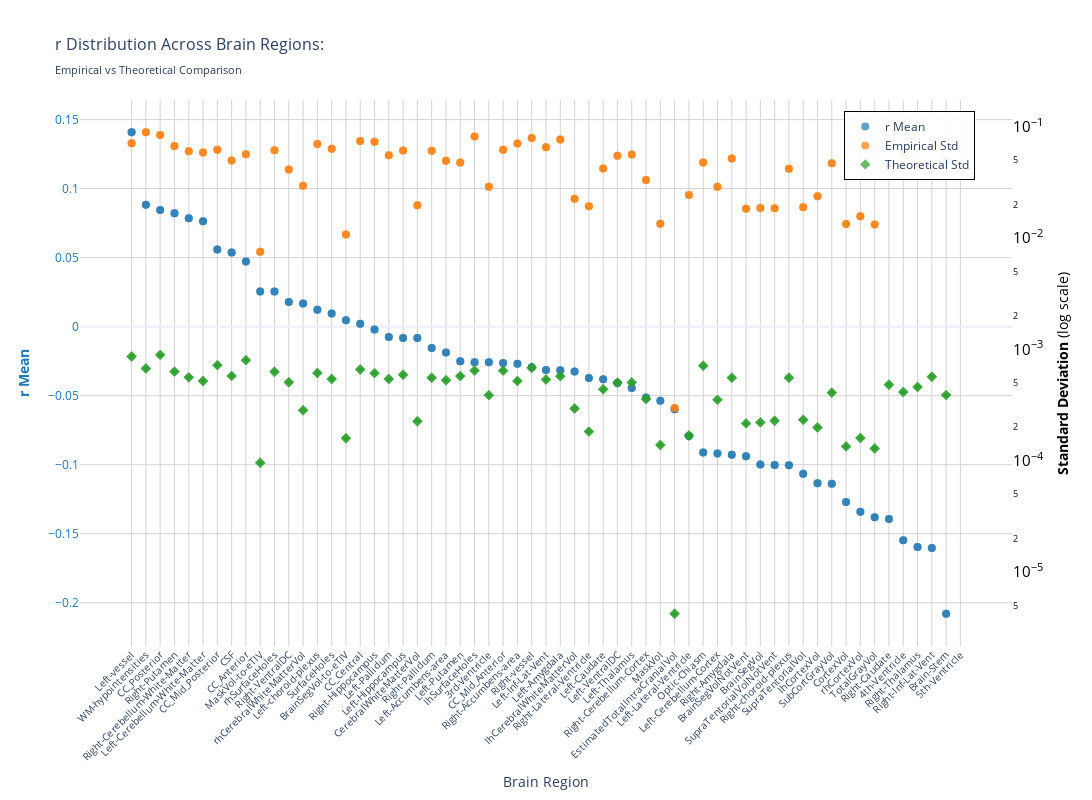
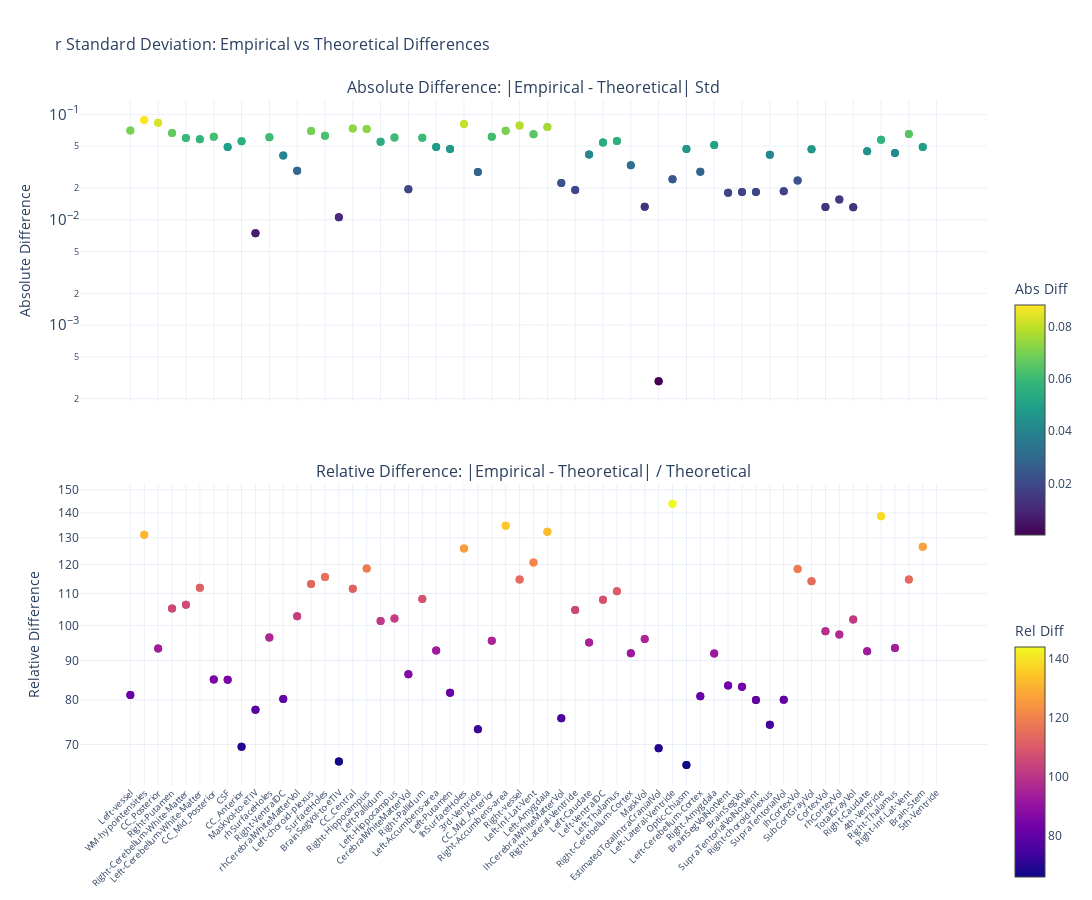

The notebook cell these images were saved under, in order:
### Markdown cell above
### F-statistic

### Code cell
nu_nav = df_navr[(df_navr["study"] == "longitudinal") & (df_navr["group"] == "HC-PD")]
data_path = stats_dir / f"partial_correlation_longitudinal_{METRIC}.parquet"
df, stats = get_test_stats(
    data_path, stat_functions_F, nu_nav, hemisphere=False, study="longitudinal"
)
show_figure(stats, hemisphere=False, stat_name="r", study="longitudinal", metric=METRIC)

### Figure 1 — Plotly figure (JSON) as saved in the notebook; plotly's stock layout.template omitted (floating-point values rounded to 4 significant figures)
{"data": [{"hovertemplate": "<b>%{x}</b><br>Mean r: %{y:.2f}<br><extra></extra>", "marker": {"color": "#1f77b4", "opacity": 0.7, "size": 8}, "mode": "markers", "name": "r Mean", "type": "scatter", "x": ["Left-vessel", "Left-vessel", "WM-hypointensities", "WM-hypointensities", "CC_Posterior", "CC_Posterior", "Right-Putamen", "Right-Putamen", "Right-Cerebellum-White-Matter", "Right-Cerebellum-White-Matter", "Left-Cerebellum-White-Matter", "Left-Cerebellum-White-Matter", "CC_Mid_Posterior", "CC_Mid_Posterior", "CSF", "CSF", "CC_Anterior", "CC_Anterior", "MaskVol-to-eTIV", "MaskVol-to-eTIV", "rhSurfaceHoles", "rhSurfaceHoles", "Right-VentralDC", "Right-VentralDC", "rhCerebralWhiteMatterVol", "rhCerebralWhiteMatterVol", "Left-choroid-plexus", "Left-choroid-plexus", "SurfaceHoles", "SurfaceHoles", "BrainSegVol-to-eTIV", "BrainSegVol-to-eTIV", "CC_Central", "CC_Central", "Right-Hippocampus", "Right-Hippocampus", "Left-Pallidum", "Left-Pallidum", "Left-Hippocampus", "Left-Hippocampus", "CerebralWhiteMatterVol", "CerebralWhiteMatterVol", "Right-Pallidum", "Right-Pallidum", "Left-Accumbens-area", "Left-Accumbens-area", "Left-Putamen", "Left-Putamen", "lhSurfaceHoles", "lhSurfaceHoles", "3rd-Ventricle", "3rd-Ventricle", "CC_Mid_Anterior", "CC_Mid_Anterior", "Right-Accumbens-area", "Right-Accumbens-area", "Right-vessel", "Right-vessel", "Left-Inf-Lat-Vent", "Left-Inf-Lat-Vent", "Left-Amygdala", "Left-Amygdala", "lhCerebralWhiteMatterVol", "lhCerebralWhiteMatterVol", "Right-Lateral-Ventricle", "Right-Lateral-Ventricle", "Left-Caudate", "Left-Caudate", "Left-VentralDC", "Left-VentralDC", "Left-Thalamus", "Left-Thalamus", "Right-Cerebellum-Cortex", "Right-Cerebellum-Cortex", "MaskVol", "MaskVol", "EstimatedTotalIntraCranialVol", "EstimatedTotalIntraCranialVol", "Left-Lateral-Ventricle", "Left-Lateral-Ventricle", "Optic-Chiasm", "Optic-Chiasm", "Left-Cerebellum-Cortex", "Left-Cerebellum-Cortex", "Right-Amygdala", "Right-Amygdala", "BrainSegVolNotVent", "BrainSegVolNotVent", "BrainSegVol", "BrainSegVol", "SupraTentorialVolNotVent", "SupraTentorialVolNotVent", "Right-choroid-plexus", "Right-choroid-plexus", "SupraTentorialVol", "SupraTentorialVol", "lhCortexVol", "lhCortexVol", "SubCortGrayVol", "SubCortGrayVol", "CortexVol", "CortexVol", "rhCortexVol", "rhCortexVol", "TotalGrayVol", "TotalGrayVol", "Right-Caudate", "Right-Caudate", "4th-Ventricle", "4th-Ventricle", "Right-Thalamus", "Right-Thalamus", "Right-Inf-Lat-Vent", "Right-Inf-Lat-Vent", "Brain-Stem", "Brain-Stem", "5th-Ventricle", "5th-Ventricle"], "y": [0.1408, 0.1408, 0.08839, 0.08839, 0.08453, 0.08453, 0.0821, 0.0821, 0.07853, 0.07853, 0.07642, 0.07642, 0.05581, 0.05581, 0.05371, 0.05371, 0.04711, 0.04711, 0.02548, 0.02548, 0.02539, 0.02539, 0.01778, 0.01778, 0.01677, 0.01677, 0.01232, 0.01232, 0.009533, 0.009533, 0.004698, 0.004698, 0.002019, 0.002019, -0.002007, -0.002007, -0.007509, -0.007509, -0.008214, -0.008214, -0.008261, -0.008261, -0.01539, -0.01539, -0.01877, -0.01877, -0.02511, -0.02511, -0.02574, -0.02574, -0.02587, -0.02587, -0.02638, -0.02638, -0.0268, -0.0268, -0.02935, -0.02935, -0.03138, -0.03138, -0.03157, -0.03157, -0.03253, -0.03253, -0.03723, -0.03723, -0.03802, -0.03802, -0.04076, -0.04076, -0.0444, -0.0444, -0.05137, -0.05137, -0.05375, -0.05375, -0.05989, -0.05989, -0.07915, -0.07915, -0.09117, -0.09117, -0.09193, -0.09193, -0.09276, -0.09276, -0.09396, -0.09396, -0.09984, -0.09984, -0.1001, -0.1001, -0.1004, -0.1004, -0.1065, -0.1065, -0.1135, -0.1135, -0.1139, -0.1139, -0.127, -0.127, -0.1342, -0.1342, -0.138, -0.138, -0.1393, -0.1393, -0.1548, -0.1548, -0.1596, -0.1596, -0.1604, -0.1604, -0.2079, -0.2079, NaN, NaN], "yaxis": "y"}, {"hovertemplate": "<b>%{x}</b><br>Empirical Std: %{y:.3f}<br><extra></extra>", "marker": {"color": "#ff7f0e", "opacity": 0.7, "size": 8, "symbol": "circle"}, "mode": "markers", "name": "Empirical Std", "type": "scatter", "x": ["Left-vessel", "Left-vessel", "WM-hypointensities", "WM-hypointensities", "CC_Posterior", "CC_Posterior", "Right-Putamen", "Right-Putamen", "Right-Cerebellum-White-Matter", "Right-Cerebellum-White-Matter", "Left-Cerebellum-White-Matter", "Left-Cerebellum-White-Matter", "CC_Mid_Posterior", "CC_Mid_Posterior", "CSF", "CSF", "CC_Anterior", "CC_Anterior", "MaskVol-to-eTIV", "MaskVol-to-eTIV", "rhSurfaceHoles", "rhSurfaceHoles", "Right-VentralDC", "Right-VentralDC", "rhCerebralWhiteMatterVol", "rhCerebralWhiteMatterVol", "Left-choroid-plexus", "Left-choroid-plexus", "SurfaceHoles", "SurfaceHoles", "BrainSegVol-to-eTIV", "BrainSegVol-to-eTIV", "CC_Central", "CC_Central", "Right-Hippocampus", "Right-Hippocampus", "Left-Pallidum", "Left-Pallidum", "Left-Hippocampus", "Left-Hippocampus", "CerebralWhiteMatterVol", "CerebralWhiteMatterVol", "Right-Pallidum", "Right-Pallidum", "Left-Accumbens-area", "Left-Accumbens-area", "Left-Putamen", "Left-Putamen", "lhSurfaceHoles", "lhSurfaceHoles", "3rd-Ventricle", "3rd-Ventricle", "CC_Mid_Anterior", "CC_Mid_Anterior", "Right-Accumbens-area", "Right-Accumbens-area", "Right-vessel", "Right-vessel", "Left-Inf-Lat-Vent", "Left-Inf-Lat-Vent", "Left-Amygdala", "Left-Amygdala", "lhCerebralWhiteMatterVol", "lhCerebralWhiteMatterVol", "Right-Lateral-Ventricle", "Right-Lateral-Ventricle", "Left-Caudate", "Left-Caudate", "Left-VentralDC", "Left-VentralDC", "Left-Thalamus", "Left-Thalamus", "Right-Cerebellum-Cortex", "Right-Cerebellum-Cortex", "MaskVol", "MaskVol", "EstimatedTotalIntraCranialVol", "EstimatedTotalIntraCranialVol", "Left-Lateral-Ventricle", "Left-Lateral-Ventricle", "Optic-Chiasm", "Optic-Chiasm", "Left-Cerebellum-Cortex", "Left-Cerebellum-Cortex", "Right-Amygdala", "Right-Amygdala", "BrainSegVolNotVent", "BrainSegVolNotVent", "BrainSegVol", "BrainSegVol", "SupraTentorialVolNotVent", "SupraTentorialVolNotVent", "Right-choroid-plexus", "Right-choroid-plexus", "SupraTentorialVol", "SupraTentorialVol", "lhCortexVol", "lhCortexVol", "SubCortGrayVol", "SubCortGrayVol", "CortexVol", "CortexVol", "rhCortexVol", "rhCortexVol", "TotalGrayVol", "TotalGrayVol", "Right-Caudate", "Right-Caudate", "4th-Ventricle", "4th-Ventricle", "Right-Thalamus", "Right-Thalamus", "Right-Inf-Lat-Vent", "Right-Inf-Lat-Vent", "Brain-Stem", "Brain-Stem", "5th-Ventricle", "5th-Ventricle"], "y": [0.071, 0.071, 0.08899, 0.08899, 0.08418, 0.08418, 0.06709, 0.06709, 0.06016, 0.06016, 0.05875, 0.05875, 0.06208, 0.06208, 0.04966, 0.04966, 0.05646, 0.05646, 0.007534, 0.007534, 0.06133, 0.06133, 0.0412, 0.0412, 0.02944, 0.02944, 0.07004, 0.07004, 0.06326, 0.06326, 0.01075, 0.01075, 0.07419, 0.07419, 0.07312, 0.07312, 0.05539, 0.05539, 0.06105, 0.06105, 0.01973, 0.01973, 0.0607, 0.0607, 0.04949, 0.04949, 0.04761, 0.04761, 0.08176, 0.08176, 0.02882, 0.02882, 0.06212, 0.06212, 0.07056, 0.07056, 0.07913, 0.07913, 0.06527, 0.06527, 0.07661, 0.07661, 0.02258, 0.02258, 0.0193, 0.0193, 0.04206, 0.04206, 0.05473, 0.05473, 0.05628, 0.05628, 0.03324, 0.03324, 0.01344, 0.01344, 0.000297, 0.000297, 0.0244, 0.0244, 0.04757, 0.04757, 0.02882, 0.02882, 0.05164, 0.05164, 0.01829, 0.01829, 0.01859, 0.01859, 0.01852, 0.01852, 0.04185, 0.04185, 0.01891, 0.01891, 0.02375, 0.02375, 0.04704, 0.04704, 0.01334, 0.01334, 0.01572, 0.01572, 0.01323, 0.01323, 0.04505, 0.04505, 0.05776, 0.05776, 0.04337, 0.04337, 0.06563, 0.06563, 0.04952, 0.04952, NaN, NaN], "yaxis": "y2"}, {"error_y": {"array": [1.716e-05, 1.716e-05, 1.338e-05, 1.338e-05, 1.773e-05, 1.773e-05, 1.255e-05, 1.255e-05, 1.114e-05, 1.114e-05, 1.034e-05, 1.034e-05, 1.433e-05, 1.433e-05, 1.147e-05, 1.147e-05, 1.59e-05, 1.59e-05, 1.904e-06, 1.904e-06, 1.251e-05, 1.251e-05, 1.008e-05, 1.008e-05, 5.636e-06, 5.636e-06, 1.219e-05, 1.219e-05, 1.078e-05, 1.078e-05, 3.163e-06, 3.163e-06, 1.31e-05, 1.31e-05, 1.216e-05, 1.216e-05, 1.076e-05, 1.076e-05, 1.177e-05, 1.177e-05, 4.488e-06, 4.488e-06, 1.104e-05, 1.104e-05, 1.049e-05, 1.049e-05, 1.143e-05, 1.143e-05, 1.28e-05, 1.28e-05, 7.712e-06, 7.712e-06, 1.279e-05, 1.279e-05, 1.033e-05, 1.033e-05, 1.359e-05, 1.359e-05, 1.066e-05, 1.066e-05, 1.141e-05, 1.141e-05, 5.846e-06, 5.846e-06, 3.628e-06, 3.628e-06, 8.71e-06, 8.71e-06, 9.978e-06, 9.978e-06, 1.001e-05, 1.001e-05, 7.101e-06, 7.101e-06, 2.753e-06, 2.753e-06, 8.401e-08, 8.401e-08, 3.345e-06, 3.345e-06, 1.414e-05, 1.414e-05, 6.995e-06, 6.995e-06, 1.105e-05, 1.105e-05, 4.301e-06, 4.301e-06, 4.387e-06, 4.387e-06, 4.546e-06, 4.546e-06, 1.105e-05, 1.105e-05, 4.637e-06, 4.637e-06, 3.955e-06, 3.955e-06, 8.118e-06, 8.118e-06, 2.673e-06, 2.673e-06, 3.177e-06, 3.177e-06, 2.559e-06, 2.559e-06, 9.569e-06, 9.569e-06, 8.218e-06, 8.218e-06, 9.121e-06, 9.121e-06, 1.127e-05, 1.127e-05, 7.719e-06, 7.719e-06, NaN, NaN], "arrayminus": [1.682e-05, 1.682e-05, 1.312e-05, 1.312e-05, 1.738e-05, 1.738e-05, 1.23e-05, 1.23e-05, 1.092e-05, 1.092e-05, 1.013e-05, 1.013e-05, 1.405e-05, 1.405e-05, 1.125e-05, 1.125e-05, 1.559e-05, 1.559e-05, 1.866e-06, 1.866e-06, 1.226e-05, 1.226e-05, 9.879e-06, 9.879e-06, 5.525e-06, 5.525e-06, 1.195e-05, 1.195e-05, 1.057e-05, 1.057e-05, 3.1e-06, 3.1e-06, 1.284e-05, 1.284e-05, 1.191e-05, 1.191e-05, 1.054e-05, 1.054e-05, 1.154e-05, 1.154e-05, 4.399e-06, 4.399e-06, 1.083e-05, 1.083e-05, 1.028e-05, 1.028e-05, 1.121e-05, 1.121e-05, 1.255e-05, 1.255e-05, 7.559e-06, 7.559e-06, 1.254e-05, 1.254e-05, 1.013e-05, 1.013e-05, 1.332e-05, 1.332e-05, 1.045e-05, 1.045e-05, 1.119e-05, 1.119e-05, 5.73e-06, 5.73e-06, 3.556e-06, 3.556e-06, 8.537e-06, 8.537e-06, 9.78e-06, 9.78e-06, 9.81e-06, 9.81e-06, 6.96e-06, 6.96e-06, 2.699e-06, 2.699e-06, 8.235e-08, 8.235e-08, 3.278e-06, 3.278e-06, 1.386e-05, 1.386e-05, 6.857e-06, 6.857e-06, 1.083e-05, 1.083e-05, 4.215e-06, 4.215e-06, 4.3e-06, 4.3e-06, 4.455e-06, 4.455e-06, 1.083e-05, 1.083e-05, 4.545e-06, 4.545e-06, 3.876e-06, 3.876e-06, 7.957e-06, 7.957e-06, 2.62e-06, 2.62e-06, 3.114e-06, 3.114e-06, 2.508e-06, 2.508e-06, 9.379e-06, 9.379e-06, 8.055e-06, 8.055e-06, 8.94e-06, 8.94e-06, 1.105e-05, 1.105e-05, 7.566e-06, 7.566e-06, NaN, NaN], "color": "#2ca02c", "thickness": 1, "type": "data", "visible": true, "width": 2}, "hovertemplate": "<b>%{x}</b><br>Theoretical Std: %{y:.3f}<br><extra></extra>", "marker": {"color": "#2ca02c", "opacity": 0.7, "size": 8, "symbol": "diamond"}, "mode": "markers", "name": "Theoretical Std", "type": "scatter", "x": ["Left-vessel", "Left-vessel", "WM-hypointensities", "WM-hypointensities", "CC_Posterior", "CC_Posterior", "Right-Putamen", "Right-Putamen", "Right-Cerebellum-White-Matter", "Right-Cerebellum-White-Matter", "Left-Cerebellum-White-Matter", "Left-Cerebellum-White-Matter", "CC_Mid_Posterior", "CC_Mid_Posterior", "CSF", "CSF", "CC_Anterior", "CC_Anterior", "MaskVol-to-eTIV", "MaskVol-to-eTIV", "rhSurfaceHoles", "rhSurfaceHoles", "Right-VentralDC", "Right-VentralDC", "rhCerebralWhiteMatterVol", "rhCerebralWhiteMatterVol", "Left-choroid-plexus", "Left-choroid-plexus", "SurfaceHoles", "SurfaceHoles", "BrainSegVol-to-eTIV", "BrainSegVol-to-eTIV", "CC_Central", "CC_Central", "Right-Hippocampus", "Right-Hippocampus", "Left-Pallidum", "Left-Pallidum", "Left-Hippocampus", "Left-Hippocampus", "CerebralWhiteMatterVol", "CerebralWhiteMatterVol", "Right-Pallidum", "Right-Pallidum", "Left-Accumbens-area", "Left-Accumbens-area", "Left-Putamen", "Left-Putamen", "lhSurfaceHoles", "lhSurfaceHoles", "3rd-Ventricle", "3rd-Ventricle", "CC_Mid_Anterior", "CC_Mid_Anterior", "Right-Accumbens-area", "Right-Accumbens-area", "Right-vessel", "Right-vessel", "Left-Inf-Lat-Vent", "Left-Inf-Lat-Vent", "Left-Amygdala", "Left-Amygdala", "lhCerebralWhiteMatterVol", "lhCerebralWhiteMatterVol", "Right-Lateral-Ventricle", "Right-Lateral-Ventricle", "Left-Caudate", "Left-Caudate", "Left-VentralDC", "Left-VentralDC", "Left-Thalamus", "Left-Thalamus", "Right-Cerebellum-Cortex", "Right-Cerebellum-Cortex", "MaskVol", "MaskVol", "EstimatedTotalIntraCranialVol", "EstimatedTotalIntraCranialVol", "Left-Lateral-Ventricle", "Left-Lateral-Ventricle", "Optic-Chiasm", "Optic-Chiasm", "Left-Cerebellum-Cortex", "Left-Cerebellum-Cortex", "Right-Amygdala", "Right-Amygdala", "BrainSegVolNotVent", "BrainSegVolNotVent", "BrainSegVol", "BrainSegVol", "SupraTentorialVolNotVent", "SupraTentorialVolNotVent", "Right-choroid-plexus", "Right-choroid-plexus", "SupraTentorialVol", "SupraTentorialVol", "lhCortexVol", "lhCortexVol", "SubCortGrayVol", "SubCortGrayVol", "CortexVol", "CortexVol", "rhCortexVol", "rhCortexVol", "TotalGrayVol", "TotalGrayVol", "Right-Caudate", "Right-Caudate", "4th-Ventricle", "4th-Ventricle", "Right-Thalamus", "Right-Thalamus", "Right-Inf-Lat-Vent", "Right-Inf-Lat-Vent", "Brain-Stem", "Brain-Stem", "5th-Ventricle", "5th-Ventricle"], "y": [0.0008638, 0.0008638, 0.0006736, 0.0006736, 0.0008924, 0.0008924, 0.0006317, 0.0006317, 0.0005606, 0.0005606, 0.0005202, 0.0005202, 0.0007213, 0.0007213, 0.0005775, 0.0005775, 0.0008004, 0.0008004, 9.581e-05, 9.581e-05, 0.0006296, 0.0006296, 0.0005072, 0.0005072, 0.0002837, 0.0002837, 0.0006136, 0.0006136, 0.0005426, 0.0005426, 0.0001592, 0.0001592, 0.0006591, 0.0006591, 0.0006118, 0.0006118, 0.0005414, 0.0005414, 0.0005924, 0.0005924, 0.0002259, 0.0002259, 0.0005559, 0.0005559, 0.0005281, 0.0005281, 0.0005755, 0.0005755, 0.0006444, 0.0006444, 0.0003882, 0.0003882, 0.0006439, 0.0006439, 0.00052, 0.00052, 0.0006839, 0.0006839, 0.0005363, 0.0005363, 0.0005744, 0.0005744, 0.0002942, 0.0002942, 0.0001826, 0.0001826, 0.0004384, 0.0004384, 0.0005022, 0.0005022, 0.0005037, 0.0005037, 0.0003574, 0.0003574, 0.0001386, 0.0001386, 4.228e-06, 4.228e-06, 0.0001683, 0.0001683, 0.0007117, 0.0007117, 0.0003521, 0.0003521, 0.000556, 0.000556, 0.0002164, 0.0002164, 0.0002208, 0.0002208, 0.0002288, 0.0002288, 0.0005559, 0.0005559, 0.0002334, 0.0002334, 0.000199, 0.000199, 0.0004086, 0.0004086, 0.0001345, 0.0001345, 0.0001599, 0.0001599, 0.0001288, 0.0001288, 0.0004816, 0.0004816, 0.0004136, 0.0004136, 0.0004591, 0.0004591, 0.0005672, 0.0005672, 0.0003885, 0.0003885, NaN, NaN], "yaxis": "y2"}], "layout": {"height": 800, "hovermode": "x", "legend": {"bgcolor": "rgba(255, 255, 255, 0.9)", "bordercolor": "black", "borderwidth": 1, "font": {"size": 12}, "orientation": "v", "x": 0.82, "y": 0.98}, "title": {"font": {"size": 16}, "text": "r Distribution Across Brain Regions:<br><sub>Empirical vs Theoretical Comparison</sub>"}, "width": 1400, "xaxis": {"gridcolor": "lightgray", "showgrid": true, "tickangle": -45, "tickfont": {"size": 10}, "title": {"text": "Brain Region"}}, "yaxis": {"gridcolor": "lightgray", "showgrid": true, "side": "left", "tickfont": {"color": "#1f77b4"}, "title": {"font": {"color": "#1f77b4"}, "text": "<b>r Mean</b>"}}, "yaxis2": {"exponentformat": "power", "overlaying": "y", "showgrid": false, "side": "right", "tickfont": {"color": "black"}, "title": {"font": {"color": "black"}, "text": "<b>Standard Deviation</b> (log scale)"}, "type": "log"}}}

### Figure 2 — Plotly figure (JSON) as saved in the notebook; plotly's stock layout.template omitted (floating-point values rounded to 4 significant figures)
{"data": [{"hovertemplate": "<b>%{x}</b><br>Abs Diff: %{y:.4f}<br><extra></extra>", "marker": {"color": [0.07013, 0.07013, 0.08832, 0.08832, 0.08329, 0.08329, 0.06645, 0.06645, 0.0596, 0.0596, 0.05823, 0.05823, 0.06136, 0.06136, 0.04908, 0.04908, 0.05566, 0.05566, 0.007438, 0.007438, 0.0607, 0.0607, 0.04069, 0.04069, 0.02915, 0.02915, 0.06943, 0.06943, 0.06272, 0.06272, 0.01059, 0.01059, 0.07353, 0.07353, 0.07251, 0.07251, 0.05485, 0.05485, 0.06046, 0.06046, 0.01951, 0.01951, 0.06014, 0.06014, 0.04896, 0.04896, 0.04704, 0.04704, 0.08111, 0.08111, 0.02843, 0.02843, 0.06148, 0.06148, 0.07004, 0.07004, 0.07845, 0.07845, 0.06473, 0.06473, 0.07603, 0.07603, 0.02228, 0.02228, 0.01912, 0.01912, 0.04163, 0.04163, 0.05423, 0.05423, 0.05578, 0.05578, 0.03288, 0.03288, 0.0133, 0.0133, 0.0002927, 0.0002927, 0.02423, 0.02423, 0.04686, 0.04686, 0.02847, 0.02847, 0.05109, 0.05109, 0.01807, 0.01807, 0.01837, 0.01837, 0.01829, 0.01829, 0.04129, 0.04129, 0.01867, 0.01867, 0.02355, 0.02355, 0.04663, 0.04663, 0.01321, 0.01321, 0.01556, 0.01556, 0.01311, 0.01311, 0.04457, 0.04457, 0.05735, 0.05735, 0.04291, 0.04291, 0.06506, 0.06506, 0.04913, 0.04913, NaN, NaN], "colorbar": {"len": 0.4, "title": {"text": "Abs Diff"}, "y": 0.75, "yanchor": "top"}, "colorscale": [[0, "#440154"], [0.1111, "#482878"], [0.2222, "#3e4989"], [0.3333, "#31688e"], [0.4444, "#26828e"], [0.5556, "#1f9e89"], [0.6667, "#35b779"], [0.7778, "#6ece58"], [0.8889, "#b5de2b"], [1, "#fde725"]], "showscale": true, "size": 8}, "mode": "markers", "name": "Absolute", "type": "scatter", "x": ["Left-vessel", "Left-vessel", "WM-hypointensities", "WM-hypointensities", "CC_Posterior", "CC_Posterior", "Right-Putamen", "Right-Putamen", "Right-Cerebellum-White-Matter", "Right-Cerebellum-White-Matter", "Left-Cerebellum-White-Matter", "Left-Cerebellum-White-Matter", "CC_Mid_Posterior", "CC_Mid_Posterior", "CSF", "CSF", "CC_Anterior", "CC_Anterior", "MaskVol-to-eTIV", "MaskVol-to-eTIV", "rhSurfaceHoles", "rhSurfaceHoles", "Right-VentralDC", "Right-VentralDC", "rhCerebralWhiteMatterVol", "rhCerebralWhiteMatterVol", "Left-choroid-plexus", "Left-choroid-plexus", "SurfaceHoles", "SurfaceHoles", "BrainSegVol-to-eTIV", "BrainSegVol-to-eTIV", "CC_Central", "CC_Central", "Right-Hippocampus", "Right-Hippocampus", "Left-Pallidum", "Left-Pallidum", "Left-Hippocampus", "Left-Hippocampus", "CerebralWhiteMatterVol", "CerebralWhiteMatterVol", "Right-Pallidum", "Right-Pallidum", "Left-Accumbens-area", "Left-Accumbens-area", "Left-Putamen", "Left-Putamen", "lhSurfaceHoles", "lhSurfaceHoles", "3rd-Ventricle", "3rd-Ventricle", "CC_Mid_Anterior", "CC_Mid_Anterior", "Right-Accumbens-area", "Right-Accumbens-area", "Right-vessel", "Right-vessel", "Left-Inf-Lat-Vent", "Left-Inf-Lat-Vent", "Left-Amygdala", "Left-Amygdala", "lhCerebralWhiteMatterVol", "lhCerebralWhiteMatterVol", "Right-Lateral-Ventricle", "Right-Lateral-Ventricle", "Left-Caudate", "Left-Caudate", "Left-VentralDC", "Left-VentralDC", "Left-Thalamus", "Left-Thalamus", "Right-Cerebellum-Cortex", "Right-Cerebellum-Cortex", "MaskVol", "MaskVol", "EstimatedTotalIntraCranialVol", "EstimatedTotalIntraCranialVol", "Left-Lateral-Ventricle", "Left-Lateral-Ventricle", "Optic-Chiasm", "Optic-Chiasm", "Left-Cerebellum-Cortex", "Left-Cerebellum-Cortex", "Right-Amygdala", "Right-Amygdala", "BrainSegVolNotVent", "BrainSegVolNotVent", "BrainSegVol", "BrainSegVol", "SupraTentorialVolNotVent", "SupraTentorialVolNotVent", "Right-choroid-plexus", "Right-choroid-plexus", "SupraTentorialVol", "SupraTentorialVol", "lhCortexVol", "lhCortexVol", "SubCortGrayVol", "SubCortGrayVol", "CortexVol", "CortexVol", "rhCortexVol", "rhCortexVol", "TotalGrayVol", "TotalGrayVol", "Right-Caudate", "Right-Caudate", "4th-Ventricle", "4th-Ventricle", "Right-Thalamus", "Right-Thalamus", "Right-Inf-Lat-Vent", "Right-Inf-Lat-Vent", "Brain-Stem", "Brain-Stem", "5th-Ventricle", "5th-Ventricle"], "xaxis": "x", "y": [0.07013, 0.07013, 0.08832, 0.08832, 0.08329, 0.08329, 0.06645, 0.06645, 0.0596, 0.0596, 0.05823, 0.05823, 0.06136, 0.06136, 0.04908, 0.04908, 0.05566, 0.05566, 0.007438, 0.007438, 0.0607, 0.0607, 0.04069, 0.04069, 0.02915, 0.02915, 0.06943, 0.06943, 0.06272, 0.06272, 0.01059, 0.01059, 0.07353, 0.07353, 0.07251, 0.07251, 0.05485, 0.05485, 0.06046, 0.06046, 0.01951, 0.01951, 0.06014, 0.06014, 0.04896, 0.04896, 0.04704, 0.04704, 0.08111, 0.08111, 0.02843, 0.02843, 0.06148, 0.06148, 0.07004, 0.07004, 0.07845, 0.07845, 0.06473, 0.06473, 0.07603, 0.07603, 0.02228, 0.02228, 0.01912, 0.01912, 0.04163, 0.04163, 0.05423, 0.05423, 0.05578, 0.05578, 0.03288, 0.03288, 0.0133, 0.0133, 0.0002927, 0.0002927, 0.02423, 0.02423, 0.04686, 0.04686, 0.02847, 0.02847, 0.05109, 0.05109, 0.01807, 0.01807, 0.01837, 0.01837, 0.01829, 0.01829, 0.04129, 0.04129, 0.01867, 0.01867, 0.02355, 0.02355, 0.04663, 0.04663, 0.01321, 0.01321, 0.01556, 0.01556, 0.01311, 0.01311, 0.04457, 0.04457, 0.05735, 0.05735, 0.04291, 0.04291, 0.06506, 0.06506, 0.04913, 0.04913, NaN, NaN], "yaxis": "y"}, {"hovertemplate": "<b>%{x}</b><br>Rel Diff: %{y:.2%}<br><extra></extra>", "marker": {"color": [81.19, 81.19, 131.1, 131.1, 93.33, 93.33, 105.2, 105.2, 106.3, 106.3, 111.9, 111.9, 85.06, 85.06, 84.99, 84.99, 69.53, 69.53, 77.64, 77.64, 96.41, 96.41, 80.21, 80.21, 102.8, 102.8, 113.2, 113.2, 115.6, 115.6, 66.51, 66.51, 111.6, 111.6, 118.5, 118.5, 101.3, 101.3, 102.1, 102.1, 86.36, 86.36, 108.2, 108.2, 92.72, 92.72, 81.73, 81.73, 125.9, 125.9, 73.24, 73.24, 95.47, 95.47, 134.7, 134.7, 114.7, 114.7, 120.7, 120.7, 132.4, 132.4, 75.73, 75.73, 104.7, 104.7, 94.96, 94.96, 108.0, 108.0, 110.7, 110.7, 92.01, 92.01, 95.96, 95.96, 69.23, 69.23, 143.9, 143.9, 65.84, 65.84, 80.87, 80.87, 91.88, 91.88, 83.5, 83.5, 83.18, 83.18, 79.96, 79.96, 74.28, 74.28, 80.01, 80.01, 118.3, 118.3, 114.1, 114.1, 98.21, 98.21, 97.29, 97.29, 101.8, 101.8, 92.55, 92.55, 138.7, 138.7, 93.47, 93.47, 114.7, 114.7, 126.5, 126.5, NaN, NaN], "colorbar": {"len": 0.4, "title": {"text": "Rel Diff"}, "y": 0.25, "yanchor": "top"}, "colorscale": [[0, "#0d0887"], [0.1111, "#46039f"], [0.2222, "#7201a8"], [0.3333, "#9c179e"], [0.4444, "#bd3786"], [0.5556, "#d8576b"], [0.6667, "#ed7953"], [0.7778, "#fb9f3a"], [0.8889, "#fdca26"], [1, "#f0f921"]], "showscale": true, "size": 8}, "mode": "markers", "name": "Relative", "type": "scatter", "x": ["Left-vessel", "Left-vessel", "WM-hypointensities", "WM-hypointensities", "CC_Posterior", "CC_Posterior", "Right-Putamen", "Right-Putamen", "Right-Cerebellum-White-Matter", "Right-Cerebellum-White-Matter", "Left-Cerebellum-White-Matter", "Left-Cerebellum-White-Matter", "CC_Mid_Posterior", "CC_Mid_Posterior", "CSF", "CSF", "CC_Anterior", "CC_Anterior", "MaskVol-to-eTIV", "MaskVol-to-eTIV", "rhSurfaceHoles", "rhSurfaceHoles", "Right-VentralDC", "Right-VentralDC", "rhCerebralWhiteMatterVol", "rhCerebralWhiteMatterVol", "Left-choroid-plexus", "Left-choroid-plexus", "SurfaceHoles", "SurfaceHoles", "BrainSegVol-to-eTIV", "BrainSegVol-to-eTIV", "CC_Central", "CC_Central", "Right-Hippocampus", "Right-Hippocampus", "Left-Pallidum", "Left-Pallidum", "Left-Hippocampus", "Left-Hippocampus", "CerebralWhiteMatterVol", "CerebralWhiteMatterVol", "Right-Pallidum", "Right-Pallidum", "Left-Accumbens-area", "Left-Accumbens-area", "Left-Putamen", "Left-Putamen", "lhSurfaceHoles", "lhSurfaceHoles", "3rd-Ventricle", "3rd-Ventricle", "CC_Mid_Anterior", "CC_Mid_Anterior", "Right-Accumbens-area", "Right-Accumbens-area", "Right-vessel", "Right-vessel", "Left-Inf-Lat-Vent", "Left-Inf-Lat-Vent", "Left-Amygdala", "Left-Amygdala", "lhCerebralWhiteMatterVol", "lhCerebralWhiteMatterVol", "Right-Lateral-Ventricle", "Right-Lateral-Ventricle", "Left-Caudate", "Left-Caudate", "Left-VentralDC", "Left-VentralDC", "Left-Thalamus", "Left-Thalamus", "Right-Cerebellum-Cortex", "Right-Cerebellum-Cortex", "MaskVol", "MaskVol", "EstimatedTotalIntraCranialVol", "EstimatedTotalIntraCranialVol", "Left-Lateral-Ventricle", "Left-Lateral-Ventricle", "Optic-Chiasm", "Optic-Chiasm", "Left-Cerebellum-Cortex", "Left-Cerebellum-Cortex", "Right-Amygdala", "Right-Amygdala", "BrainSegVolNotVent", "BrainSegVolNotVent", "BrainSegVol", "BrainSegVol", "SupraTentorialVolNotVent", "SupraTentorialVolNotVent", "Right-choroid-plexus", "Right-choroid-plexus", "SupraTentorialVol", "SupraTentorialVol", "lhCortexVol", "lhCortexVol", "SubCortGrayVol", "SubCortGrayVol", "CortexVol", "CortexVol", "rhCortexVol", "rhCortexVol", "TotalGrayVol", "TotalGrayVol", "Right-Caudate", "Right-Caudate", "4th-Ventricle", "4th-Ventricle", "Right-Thalamus", "Right-Thalamus", "Right-Inf-Lat-Vent", "Right-Inf-Lat-Vent", "Brain-Stem", "Brain-Stem", "5th-Ventricle", "5th-Ventricle"], "xaxis": "x2", "y": [81.19, 81.19, 131.1, 131.1, 93.33, 93.33, 105.2, 105.2, 106.3, 106.3, 111.9, 111.9, 85.06, 85.06, 84.99, 84.99, 69.53, 69.53, 77.64, 77.64, 96.41, 96.41, 80.21, 80.21, 102.8, 102.8, 113.2, 113.2, 115.6, 115.6, 66.51, 66.51, 111.6, 111.6, 118.5, 118.5, 101.3, 101.3, 102.1, 102.1, 86.36, 86.36, 108.2, 108.2, 92.72, 92.72, 81.73, 81.73, 125.9, 125.9, 73.24, 73.24, 95.47, 95.47, 134.7, 134.7, 114.7, 114.7, 120.7, 120.7, 132.4, 132.4, 75.73, 75.73, 104.7, 104.7, 94.96, 94.96, 108.0, 108.0, 110.7, 110.7, 92.01, 92.01, 95.96, 95.96, 69.23, 69.23, 143.9, 143.9, 65.84, 65.84, 80.87, 80.87, 91.88, 91.88, 83.5, 83.5, 83.18, 83.18, 79.96, 79.96, 74.28, 74.28, 80.01, 80.01, 118.3, 118.3, 114.1, 114.1, 98.21, 98.21, 97.29, 97.29, 101.8, 101.8, 92.55, 92.55, 138.7, 138.7, 93.47, 93.47, 114.7, 114.7, 126.5, 126.5, NaN, NaN], "yaxis": "y2"}], "layout": {"annotations": [{"font": {"size": 16}, "showarrow": false, "text": "Absolute Difference: |Empirical - Theoretical| Std", "x": 0.5, "xanchor": "center", "xref": "paper", "y": 1, "yanchor": "bottom", "yref": "paper"}, {"font": {"size": 16}, "showarrow": false, "text": "Relative Difference: |Empirical - Theoretical| / Theoretical", "x": 0.5, "xanchor": "center", "xref": "paper", "y": 0.44, "yanchor": "bottom", "yref": "paper"}], "height": 900, "hovermode": "x unified", "showlegend": false, "title": {"font": {"size": 16}, "text": "r Standard Deviation: Empirical vs Theoretical Differences"}, "width": 1400, "xaxis": {"anchor": "y", "domain": [0, 1], "showticklabels": false}, "xaxis2": {"anchor": "y2", "domain": [0, 1], "tickangle": -45, "tickfont": {"size": 9}}, "yaxis": {"anchor": "x", "domain": [0.56, 1], "exponentformat": "power", "title": {"text": "Absolute Difference"}, "type": "log"}, "yaxis2": {"anchor": "x2", "domain": [0, 0.44], "exponentformat": "power", "title": {"text": "Relative Difference"}, "type": "log"}}}
